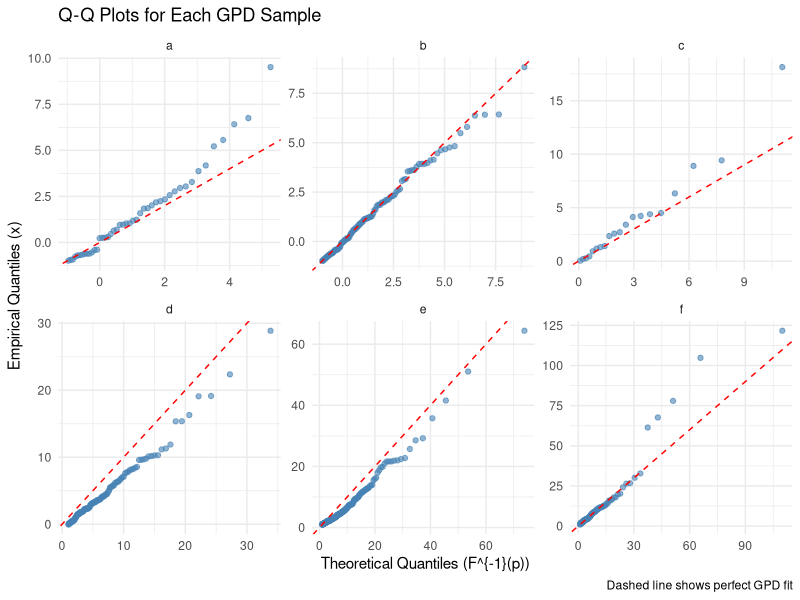
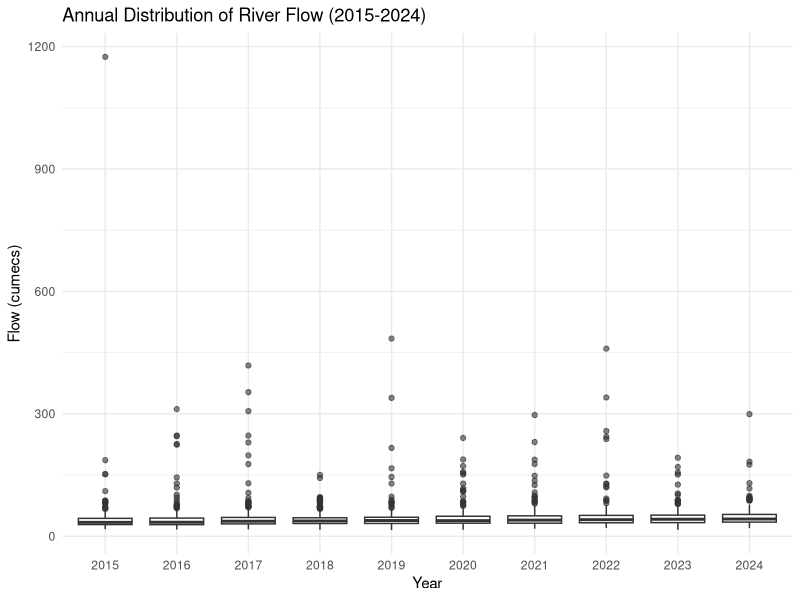
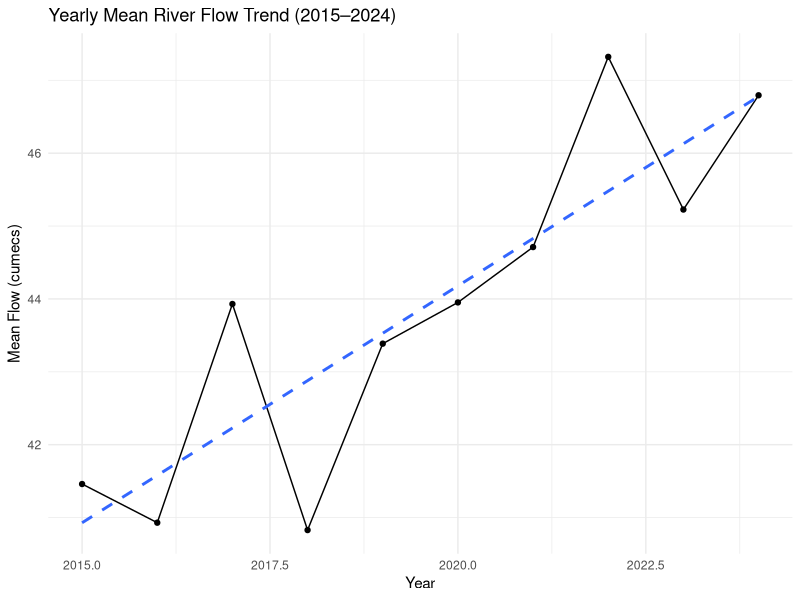
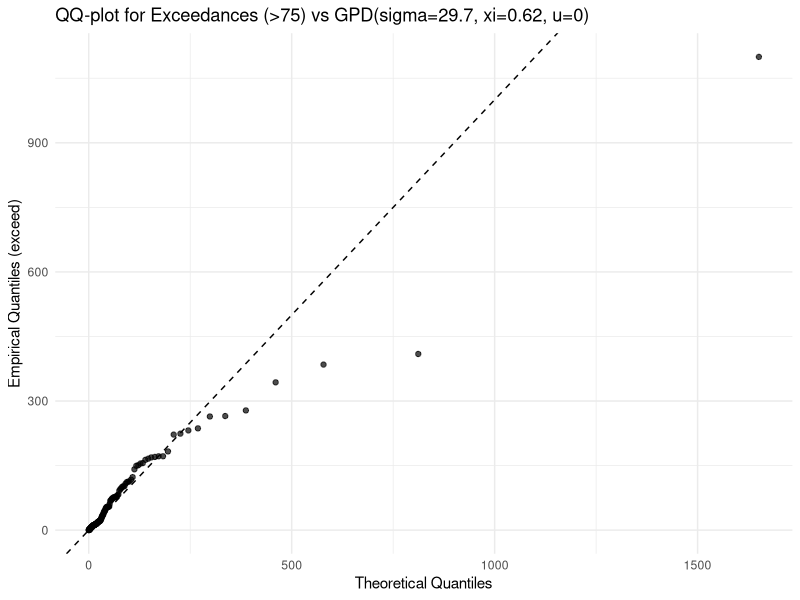
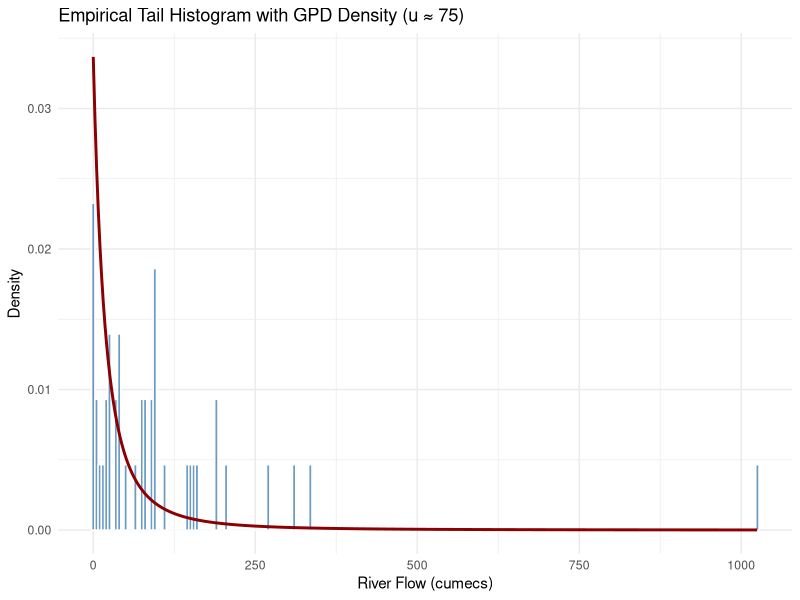

Write R code to recreate these figures, in order.
## ---- chunk 1
#| echo: true
# Q2(a)
#' qgpd: Quantile function for the Generalised Pareto Distribution
#'
#' Computes the quantiles x_p of GPD(u, sigma, xi) for probabiltiies p in [0,1].
#' Supports log.p and upper/lower tails. Vectorised over p.
#' 
#' @param p Probabilities (numeric vector, 0<=p<=1)
#' @param u Threshold parameter
#' @param sigma Scale (>0)
#' @param xi Shape
#' @param lower.tail Logical; if FALSE, uses upper-tail probability
#' @param log.p Logical; if TRUE, p is given as log(p)
#' @return Numeric vector of quantiles
#' @examples qgpd(c(0.5, 0.9), u=0, sigma=1, xi=0.2)
qgpd <- function(p, u = 0, sigma = 1, xi = 0, lower.tail = TRUE, log.p = FALSE) {
  # input checks
  if (!is.numeric(p)) stop("p must be numeric (vector allowed).")
  if (!is.numeric(u) || length(u) != 1L) stop("u must be a numeric scalar.")
  if (!is.numeric(sigma) || length(sigma) != 1L) stop("sigma must be a numeric scalar.")
  if (!is.numeric(xi) || length(xi) != 1L) stop("xi must be a numeric scalar.")
  if (!is.logical(lower.tail) || length(lower.tail) != 1L) stop("lower.tail must be a single logical.")
  if (!is.logical(log.p) || length(log.p) != 1L) stop("log.p must be a single logical.")
  if (!is.finite(sigma) || sigma <= 0) stop("sigma must be > 0 and finite.")
  if (!is.finite(u) || !is.finite(xi)) stop("u and xi must be finite.")

  # transform probabilities
  p <- as.numeric(p)
  if (log.p) p <- exp(p)
  if (!lower.tail) p <- 1 - p     
  if (any(p < 0 | p > 1, na.rm = TRUE)) stop("All probabilities must be in [0, 1].")

  # compute quantiles
  tol <- sqrt(.Machine$double.eps)
  xi_is_zero <- abs(xi) < tol     # treat very small xi as 0

  if (!xi_is_zero) {
    out <- u + (sigma/xi) * ((1 - p)^(-xi) - 1)
    if (xi < 0) {                 # finite upper endpoint: x^+ = u - sigma/xi
      x_plus <- u - sigma/xi
      out <- pmin(out, x_plus)
    }
  } else {
    out <- u - sigma * log(1 - p) # exponential limit when xi == 0
  }

  # exact endpoints
  at0 <- which(p == 0)
  at1 <- which(p == 1)
  if (length(at0)) out[at0] <- u
  if (length(at1)) out[at1] <- if (xi < 0) (u - sigma/xi) else Inf

  out
}

# Q2(b)
u     <- 1.5
sigma <- 2
xi    <- -0.4
probs <- c(0.5, 0.75, 0.99)

x_p <- qgpd(probs, u = u, sigma = sigma, xi = xi)
upper_endpoint <- u - sigma/xi

data.frame(
  p = probs,
  x_p = round(x_p, 6),
  upper_endpoint = round(upper_endpoint, 6)
)
## ---- chunk 2
#| echo: false

# Q3
suppressPackageStartupMessages({
  library(readr)
  library(dplyr)
  library(tidyr)
  library(ggplot2)
  library(purrr)
})

# read data
params <- read.csv("gpd_parameters.csv")
samples <- read.csv("gpd_samples.csv")

# prepare data
qq_df <- samples %>%
  rename(sample = set_id, x = value) %>%
  left_join(params, by = c("sample" = "id")) %>%
  group_by(sample) %>%
  arrange(x, .by_group = TRUE) %>%
  mutate(i = row_number(),
          n = n(),
          p = (i - 0.5) / n,
          q = qgpd(p, u = first(u), sigma = first(sigma), xi = first(xi)),
          resid = x-q) %>%
  ungroup()
  
# Compute diagnostics
metrics <- qq_df %>%
  group_by(sample) %>%
  summarise(
    n = n(),
    slope = coef(lm(x ~ q))[2],
    rmse = sqrt(mean(resid^2)),
    .groups = "drop"
  ) %>%
  mutate(flag = (abs(slope - 1) > 0.15) | (rmse > median(rmse) + mad(rmse)))
## ---- chunk 3
#| fig-cap: "Six QQ–plots versus the stated GPD parameters."
#| echo: false
# visualise QQ plots 
ggplot(qq_df, aes(x = q, y = x)) +
  geom_point(alpha = 0.6, color = "steelblue") +
  geom_abline(slope = 1, intercept = 0, linetype = "dashed", color = "red") +
  facet_wrap(~sample, scales = "free") +
  labs(
    title = "Q-Q Plots for Each GPD Sample",
    x = "Theoretical Quantiles (F^{-1}(p))",
    y = "Empirical Quantiles (x)",
    caption = "Dashed line shows perfect GPD fit"
  ) +
  theme_minimal()
## ---- chunk 4
#| echo: false
#| fig-cap: "Annual distribution of river flow (2015–2024). Stable medians/spreads support stationarity."
# Q4-fig1
library(ggplot2)
library(dplyr)
flows <- read.csv("riverflow_2015_2024.csv")
flows$year <- substr(flows$date,1,4)

ggplot(flows, aes(x = factor(year), y=flow)) +
  geom_boxplot(alpha=0.6) +
  labs(title="Annual Distribution of River Flow (2015-2024)",
    x="Year", y="Flow (cumecs)") +
  theme_minimal()
## ---- chunk 5
#| echo: false
#| fig-cap: "Yearly mean flow with linear trend. A flat trend supports stationarity."
# Q4-fig2
flows %>%
  group_by(year = substr(flows$date, 1, 4)) %>%
  summarise(mean_flow = mean(flow)) %>%
  ggplot(aes(x = as.numeric(year), y = mean_flow)) +
  geom_line() +
  geom_point() +
  geom_smooth(method = "lm", se = FALSE, linetype = "dashed") +
  labs(title = "Yearly Mean River Flow Trend (2015–2024)",
       x = "Year", y = "Mean Flow (cumecs)") +
  theme_minimal()
## ---- chunk 6
#| echo: false
#| fig-cap: "QQ-plot of exceedances (flow-75) vs GPD(sigma=29.7, xi=0.62, u=0)."
# Q4-fig3
exceed <- flows$flow[flows$flow > 75] - 75
exceed <- sort(exceed)
n <- length(exceed)
p <- (seq_len(n)-0.5) / n

q_theoretical <- qgpd(p, u = 0, sigma = 29.7, xi = 0.62)

qq_df <- data.frame(theoretical = q_theoretical, empirical = exceed)
ggplot(qq_df, aes(theoretical, empirical)) +
  geom_point(alpha = 0.7) +
  geom_abline(slope = 1, intercept = 0, linetype = "dashed") + 
  labs(title = "QQ-plot for Exceedances (>75) vs GPD(sigma=29.7, xi=0.62, u=0)",
       x = "Theoretical Quantiles", y = "Empirical Quantiles (exceed)") +
  theme_minimal()
## ---- chunk 7
#| echo: false
#| fig-cap: "Empirical tail histogram with GPD density curve. The red line shows the fitted GPD(sigma=29.7, xi=0.62) density above u≈75."
# Q4-fig4
# GPD density function
dgpd <- function(x, sigma, xi, u = 0) {
  if (xi == 0) {
    return((1 / sigma) * exp(-(x - u) / sigma))
  } else {
    y <- 1 + xi * (x - u) / sigma
    y[y <= 0] <- NA
    return((1 / sigma) * (y)^(-(1 / xi) - 1))
  }
}

# Data above threshold
tail_data <- data.frame(exceed = exceed[exceed > 75]-75)

# Parameters
sigma <- 29.7
xi <- 0.62
u <- 0

# Sequence for theoretical density
x_min <- 0
x_max <- max(tail_data$exceed, na.rm = TRUE)
x_seq <- seq(x_min, x_max, length.out = 400)
gpd_density <- dgpd(x_seq, sigma = sigma, xi = xi, u = u)
gpd_df <- data.frame(x = x_seq, density = gpd_density)

# Plot
ggplot(tail_data, aes(x = exceed)) +
  geom_histogram(aes(y = after_stat(density)), 
                 binwidth = 5, 
                 fill = "steelblue", 
                 color = "white", 
                 alpha = 0.8) +
  geom_line(data = gpd_df, aes(x = x, y = density), 
            color = "darkred", linewidth = 1.0) +
  labs(title = "Empirical Tail Histogram with GPD Density (u ≈ 75)",
       x = "River Flow (cumecs)", 
       y = "Density") +
  theme_minimal()
